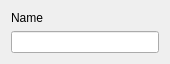
<?xml version="1.0" encoding="UTF-8"?>
<ui version="4.0">
 <class>FigureName</class>
 <widget class="QWidget" name="FigureName">
  <property name="geometry">
   <rect>
    <x>0</x>
    <y>0</y>
    <width>170</width>
    <height>64</height>
   </rect>
  </property>
  <property name="windowTitle">
   <string>Form</string>
  </property>
  <layout class="QVBoxLayout" name="verticalLayout">
   <item>
    <widget class="QLabel" name="label">
     <property name="text">
      <string>Name</string>
     </property>
    </widget>
   </item>
   <item>
    <widget class="QLineEdit" name="FigName"/>
   </item>
  </layout>
 </widget>
 <resources/>
 <connections/>
</ui>
